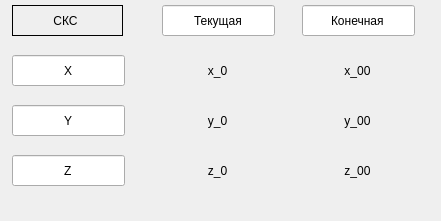
     <widget class="QDockWidget" name="dockWidget">
      <property name="geometry">
       <rect>
        <x>0</x>
        <y>110</y>
        <width>441</width>
        <height>221</height>
       </rect>
      </property>
      <widget class="QWidget" name="dockWidgetContents">
       <widget class="QLabel" name="label_sksskd">
        <property name="geometry">
         <rect>
          <x>20</x>
          <y>10</y>
          <width>91</width>
          <height>21</height>
         </rect>
        </property>
        <property name="text">
         <string>СКС</string>
        </property>
        <property name="alignment">
         <set>Qt::AlignmentFlag::AlignCenter</set>
        </property>
       </widget>
       <widget class="QLabel" name="label_z_value_current">
        <property name="geometry">
         <rect>
          <x>162</x>
          <y>155</y>
          <width>111</width>
          <height>31</height>
         </rect>
        </property>
        <property name="text">
         <string>z_0</string>
        </property>
        <property name="alignment">
         <set>Qt::AlignmentFlag::AlignCenter</set>
        </property>
       </widget>
       <widget class="QLineEdit" name="label_z_axis">
        <property name="geometry">
         <rect>
          <x>12</x>
          <y>155</y>
          <width>113</width>
          <height>31</height>
         </rect>
        </property>
        <property name="text">
         <string>Z</string>
        </property>
        <property name="alignment">
         <set>Qt::AlignmentFlag::AlignCenter</set>
        </property>
        <property name="readOnly">
         <bool>true</bool>
        </property>
       </widget>
       <widget class="QLineEdit" name="lineEdit_4">
        <property name="geometry">
         <rect>
          <x>162</x>
          <y>5</y>
          <width>113</width>
          <height>31</height>
         </rect>
        </property>
        <property name="text">
         <string>Текущая</string>
        </property>
        <property name="alignment">
         <set>Qt::AlignmentFlag::AlignCenter</set>
        </property>
        <property name="readOnly">
         <bool>true</bool>
        </property>
       </widget>
       <widget class="QLabel" name="label_y_value_current">
        <property name="geometry">
         <rect>
          <x>162</x>
          <y>105</y>
          <width>111</width>
          <height>31</height>
         </rect>
        </property>
        <property name="text">
         <string>y_0</string>
        </property>
        <property name="alignment">
         <set>Qt::AlignmentFlag::AlignCenter</set>
        </property>
       </widget>
       <widget class="QLineEdit" name="lineEdit_3">
        <property name="geometry">
         <rect>
          <x>302</x>
          <y>5</y>
          <width>113</width>
          <height>31</height>
         </rect>
        </property>
        <property name="text">
         <string>Конечная</string>
        </property>
        <property name="alignment">
         <set>Qt::AlignmentFlag::AlignCenter</set>
        </property>
        <property name="readOnly">
         <bool>true</bool>
        </property>
       </widget>
       <widget class="QLabel" name="label_y_value_final">
        <property name="geometry">
         <rect>
          <x>302</x>
          <y>105</y>
          <width>111</width>
          <height>31</height>
         </rect>
        </property>
        <property name="text">
         <string>y_00</string>
        </property>
        <property name="alignment">
         <set>Qt::AlignmentFlag::AlignCenter</set>
        </property>
       </widget>
       <widget class="QLabel" name="label_x_value_final">
        <property name="geometry">
         <rect>
          <x>302</x>
          <y>55</y>
          <width>111</width>
          <height>31</height>
         </rect>
        </property>
        <property name="text">
         <string>x_00</string>
        </property>
        <property name="alignment">
         <set>Qt::AlignmentFlag::AlignCenter</set>
        </property>
       </widget>
       <widget class="QLabel" name="label_z_value_final">
        <property name="geometry">
         <rect>
          <x>302</x>
          <y>155</y>
          <width>111</width>
          <height>31</height>
         </rect>
        </property>
        <property name="text">
         <string>z_00</string>
        </property>
        <property name="alignment">
         <set>Qt::AlignmentFlag::AlignCenter</set>
        </property>
       </widget>
       <widget class="QLineEdit" name="label_y_axis">
        <property name="geometry">
         <rect>
          <x>12</x>
          <y>105</y>
          <width>113</width>
          <height>31</height>
         </rect>
        </property>
        <property name="text">
         <string>Y</string>
        </property>
        <property name="alignment">
         <set>Qt::AlignmentFlag::AlignCenter</set>
        </property>
        <property name="readOnly">
         <bool>true</bool>
        </property>
       </widget>
       <widget class="QFrame" name="frame_3">
        <property name="geometry">
         <rect>
          <x>12</x>
          <y>5</y>
          <width>111</width>
          <height>31</height>
         </rect>
        </property>
        <property name="frameShape">
         <enum>QFrame::Shape::Box</enum>
        </property>
        <property name="frameShadow">
         <enum>QFrame::Shadow::Plain</enum>
        </property>
       </widget>
       <widget class="QLabel" name="label_x_value_current">
        <property name="geometry">
         <rect>
          <x>162</x>
          <y>55</y>
          <width>111</width>
          <height>31</height>
         </rect>
        </property>
        <property name="text">
         <string>x_0</string>
        </property>
        <property name="alignment">
         <set>Qt::AlignmentFlag::AlignCenter</set>
        </property>
       </widget>
       <widget class="QLineEdit" name="label_x_axis">
        <property name="geometry">
         <rect>
          <x>12</x>
          <y>55</y>
          <width>113</width>
          <height>31</height>
         </rect>
        </property>
        <property name="text">
         <string>X</string>
        </property>
        <property name="alignment">
         <set>Qt::AlignmentFlag::AlignCenter</set>
        </property>
        <property name="readOnly">
         <bool>true</bool>
        </property>
       </widget>
      </widget>
     </widget>
